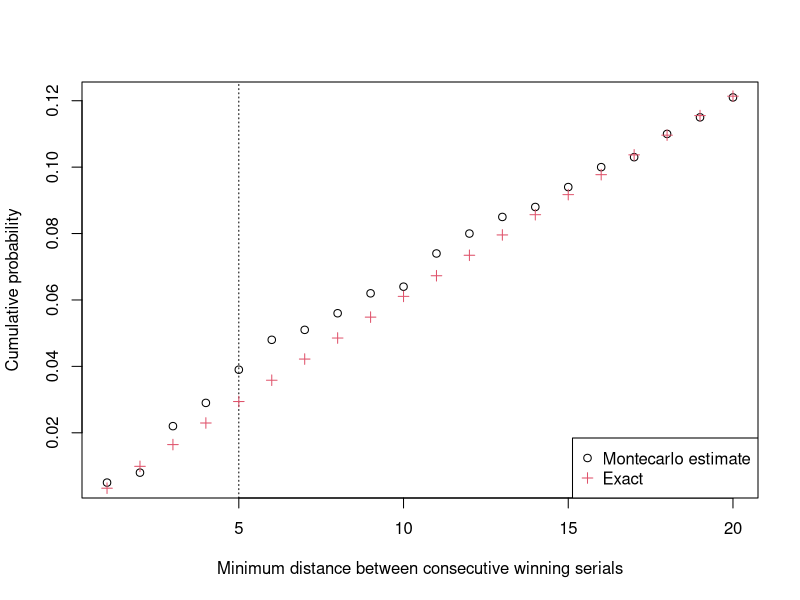
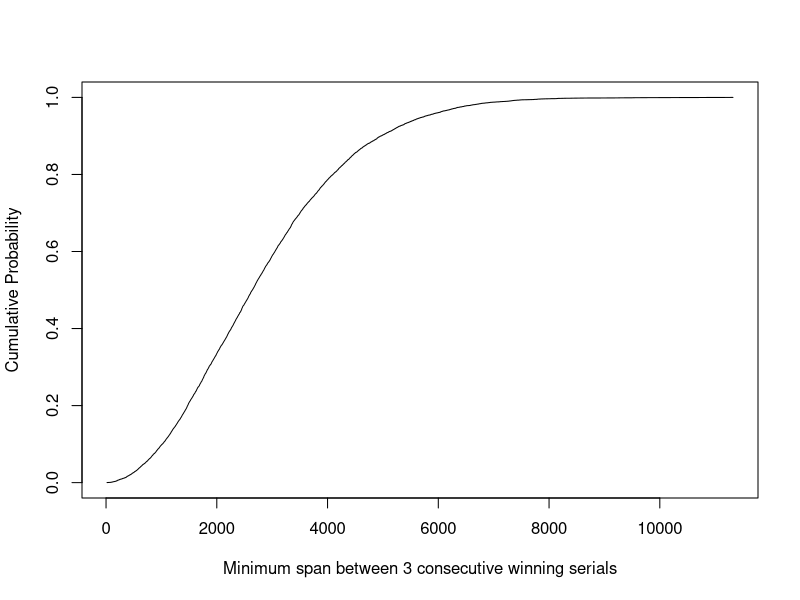

Generate these figures, in order, with R:
## ---- chunk 1
# Minimum distance between two lottery winning numbers, given
# that one extracts n winners out of a pool of N
mdist <- function(N=6e6, n=200) {
    w <- sort(sample(N,n))
    min(diff(w))
}

k <- 1:20
N <- 6e6
n <- 200

# The analytical solution of the warmup problem, Abramson and Moser, used later.
B <- function(k,n,p) {
    logB <- lfactorial(p-1) - (p-1)*log(n) + lchoose(n-p*(k-1)-1,
                                                     p-1)
    exp(logB)
}

set.seed(123)

## ---- chunk 2
R <- 1000
md <- replicate(R,mdist())
## ---- chunk 3
# Probabilities that, under the null hypothesis,
# the minimum distance between two consecutive 
# extractions was exactly 1, 2, ..., 20
u <- table(md)[1:20]/R
cu <- cumsum(u)
## ---- chunk 4
plot(cu, 
     xlab="Minimum distance between consecutive winning serials",
     ylab="Cumulative probability")
abline(v=5, lty=3)
points(k, 1-B(k, N, n), col=2, pch=3)
legend("bottomright",c("Montecarlo estimate","Exact"),pch=c(1,3),col=c(1,2))
## ---- chunk 5

# Minimum distance between C CONSECUTIVE lottery winning numbers, given that
# one extracts n winners out of a pool of N
mdistC <- function(N=6e6, n=200, C=3) {
    w <- sort(sample(N,n))
    min(diff(w, lag=C-1))
}

R <- 10000
md3 <- replicate(R,mdistC(C=3))

md3s <- sort(md3)
D <- (1:R)/R

plot(md3s, D, type="l",
     xlab="Minimum span between 3 consecutive winning serials",
     ylab="Cumulative Probability")


## ---- chunk 6
md3s[1:10]
